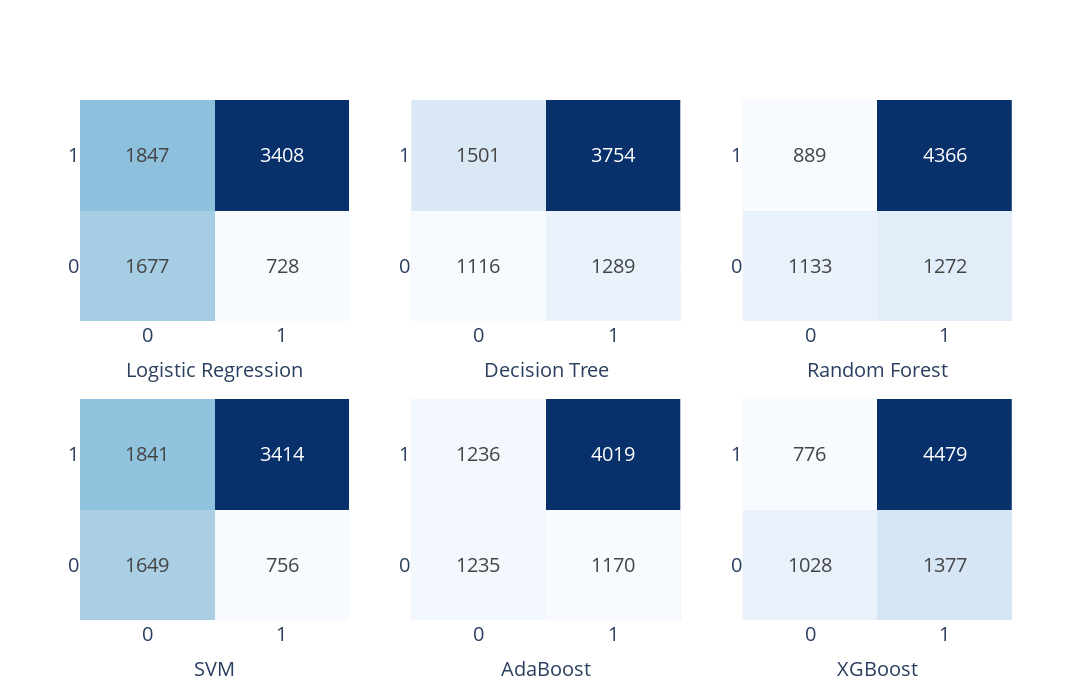

Notebook code cell kept with this figure:
### Code cell
fig = make_subplots(rows=2, cols=3)

fig.add_trace(
    go.Heatmap(
        z=lr_cm, 
        x=['0', '1'], 
        y=['0', '1'], 
        colorscale='Blues',
        text=lr_cm,
        texttemplate="%{text}",
        textfont=dict(size=20),
        showscale=False,
    ),
    row=1, col=1
)

fig.add_trace(
    go.Heatmap(
        z=dt_cm, 
        x=['0', '1'], 
        y=['0', '1'], 
        colorscale='Blues',
        text=dt_cm,
        texttemplate="%{text}",
        textfont=dict(size=20),
        showscale=False,
    ),
    row=1, col=2
)


fig.add_trace(
    go.Heatmap(
        z=rf_cm, 
        x=['0', '1'], 
        y=['0', '1'], 
        colorscale='Blues',
        text=rf_cm,
        texttemplate="%{text}",
        textfont=dict(size=20),
        showscale=False,
    ),
    row=1, col=3
)

fig.add_trace(
    go.Heatmap(
        z=svm_cm, 
        x=['0', '1'], 
        y=['0', '1'], 
        colorscale='Blues',
        text=svm_cm,
        texttemplate="%{text}",
        textfont=dict(size=20),
        showscale=False
    ),
    row=2, col=1
)

fig.add_trace(
    go.Heatmap(
        z=ada_cm, 
        x=['0', '1'], 
        y=['0', '1'], 
        colorscale='Blues',
        text=ada_cm,
        texttemplate="%{text}",
        textfont=dict(size=20),
        showscale=False
    ),
    row=2, col=2
)

fig.add_trace(
    go.Heatmap(
        z=xgbc_cm, 
        x=['0', '1'], 
        y=['0', '1'], 
        colorscale='Blues',
        text=xgbc_cm,
        texttemplate="%{text}",
        textfont=dict(size=20),
        showscale=False
    ),
    row=2, col=3
)

fig.update_xaxes(title_text="Logistic Regression", row=1, col=1)
fig.update_xaxes(title_text="Decision Tree", row=1, col=2)
fig.update_xaxes(title_text="Random Forest", row=1, col=3)
fig.update_xaxes(title_text="SVM", row=2, col=1)
fig.update_xaxes(title_text="AdaBoost", row=2, col=2)
fig.update_xaxes(title_text="XGBoost", row=2, col=3)
for row in range(1, 3):
    for col in range(1, 4):
        fig.update_xaxes(tickfont=dict(size=20), row=row, col=col)
        fig.update_yaxes(tickfont=dict(size=20), row=row, col=col)
        fig.update_xaxes(title_font=dict(size=20), row=row, col=col)

fig.update_layout(
    width=1300, 
    height=700   
)

fig.write_image('data/images/oversampled_model_cm.png')
fig.show()

### Figure 1 — Plotly figure (JSON) as saved in the notebook; plotly's stock layout.template omitted (floating-point values rounded to 4 significant figures)
{"data": [{"colorscale": [[0, "rgb(247,251,255)"], [0.125, "rgb(222,235,247)"], [0.25, "rgb(198,219,239)"], [0.375, "rgb(158,202,225)"], [0.5, "rgb(107,174,214)"], [0.625, "rgb(66,146,198)"], [0.75, "rgb(33,113,181)"], [0.875, "rgb(8,81,156)"], [1, "rgb(8,48,107)"]], "showscale": false, "text": [[1677, 728], [1847, 3408]], "textfont": {"size": 20}, "texttemplate": "%{text}", "type": "heatmap", "x": ["0", "1"], "xaxis": "x", "y": ["0", "1"], "yaxis": "y", "z": [[1677, 728], [1847, 3408]]}, {"colorscale": [[0, "rgb(247,251,255)"], [0.125, "rgb(222,235,247)"], [0.25, "rgb(198,219,239)"], [0.375, "rgb(158,202,225)"], [0.5, "rgb(107,174,214)"], [0.625, "rgb(66,146,198)"], [0.75, "rgb(33,113,181)"], [0.875, "rgb(8,81,156)"], [1, "rgb(8,48,107)"]], "showscale": false, "text": [[1116, 1289], [1501, 3754]], "textfont": {"size": 20}, "texttemplate": "%{text}", "type": "heatmap", "x": ["0", "1"], "xaxis": "x2", "y": ["0", "1"], "yaxis": "y2", "z": [[1116, 1289], [1501, 3754]]}, {"colorscale": [[0, "rgb(247,251,255)"], [0.125, "rgb(222,235,247)"], [0.25, "rgb(198,219,239)"], [0.375, "rgb(158,202,225)"], [0.5, "rgb(107,174,214)"], [0.625, "rgb(66,146,198)"], [0.75, "rgb(33,113,181)"], [0.875, "rgb(8,81,156)"], [1, "rgb(8,48,107)"]], "showscale": false, "text": [[1133, 1272], [889, 4366]], "textfont": {"size": 20}, "texttemplate": "%{text}", "type": "heatmap", "x": ["0", "1"], "xaxis": "x3", "y": ["0", "1"], "yaxis": "y3", "z": [[1133, 1272], [889, 4366]]}, {"colorscale": [[0, "rgb(247,251,255)"], [0.125, "rgb(222,235,247)"], [0.25, "rgb(198,219,239)"], [0.375, "rgb(158,202,225)"], [0.5, "rgb(107,174,214)"], [0.625, "rgb(66,146,198)"], [0.75, "rgb(33,113,181)"], [0.875, "rgb(8,81,156)"], [1, "rgb(8,48,107)"]], "showscale": false, "text": [[1649, 756], [1841, 3414]], "textfont": {"size": 20}, "texttemplate": "%{text}", "type": "heatmap", "x": ["0", "1"], "xaxis": "x4", "y": ["0", "1"], "yaxis": "y4", "z": [[1649, 756], [1841, 3414]]}, {"colorscale": [[0, "rgb(247,251,255)"], [0.125, "rgb(222,235,247)"], [0.25, "rgb(198,219,239)"], [0.375, "rgb(158,202,225)"], [0.5, "rgb(107,174,214)"], [0.625, "rgb(66,146,198)"], [0.75, "rgb(33,113,181)"], [0.875, "rgb(8,81,156)"], [1, "rgb(8,48,107)"]], "showscale": false, "text": [[1235, 1170], [1236, 4019]], "textfont": {"size": 20}, "texttemplate": "%{text}", "type": "heatmap", "x": ["0", "1"], "xaxis": "x5", "y": ["0", "1"], "yaxis": "y5", "z": [[1235, 1170], [1236, 4019]]}, {"colorscale": [[0, "rgb(247,251,255)"], [0.125, "rgb(222,235,247)"], [0.25, "rgb(198,219,239)"], [0.375, "rgb(158,202,225)"], [0.5, "rgb(107,174,214)"], [0.625, "rgb(66,146,198)"], [0.75, "rgb(33,113,181)"], [0.875, "rgb(8,81,156)"], [1, "rgb(8,48,107)"]], "showscale": false, "text": [[1028, 1377], [776, 4479]], "textfont": {"size": 20}, "texttemplate": "%{text}", "type": "heatmap", "x": ["0", "1"], "xaxis": "x6", "y": ["0", "1"], "yaxis": "y6", "z": [[1028, 1377], [776, 4479]]}], "layout": {"height": 700, "width": 1300, "xaxis": {"anchor": "y", "autorange": true, "domain": [0, 0.2889], "range": [-0.5, 1.5], "tickfont": {"size": 20}, "title": {"font": {"size": 20}, "text": "Logistic Regression"}, "type": "category"}, "xaxis2": {"anchor": "y2", "autorange": true, "domain": [0.3556, 0.6444], "range": [-0.5, 1.5], "tickfont": {"size": 20}, "title": {"font": {"size": 20}, "text": "Decision Tree"}, "type": "category"}, "xaxis3": {"anchor": "y3", "autorange": true, "domain": [0.7111, 1], "range": [-0.5, 1.5], "tickfont": {"size": 20}, "title": {"font": {"size": 20}, "text": "Random Forest"}, "type": "category"}, "xaxis4": {"anchor": "y4", "autorange": true, "domain": [0, 0.2889], "range": [-0.5, 1.5], "tickfont": {"size": 20}, "title": {"font": {"size": 20}, "text": "SVM"}, "type": "category"}, "xaxis5": {"anchor": "y5", "autorange": true, "domain": [0.3556, 0.6444], "range": [-0.5, 1.5], "tickfont": {"size": 20}, "title": {"font": {"size": 20}, "text": "AdaBoost"}, "type": "category"}, "xaxis6": {"anchor": "y6", "autorange": true, "domain": [0.7111, 1], "range": [-0.5, 1.5], "tickfont": {"size": 20}, "title": {"font": {"size": 20}, "text": "XGBoost"}, "type": "category"}, "yaxis": {"anchor": "x", "autorange": true, "domain": [0.575, 1], "range": [-0.5, 1.5], "tickfont": {"size": 20}, "type": "category"}, "yaxis2": {"anchor": "x2", "autorange": true, "domain": [0.575, 1], "range": [-0.5, 1.5], "tickfont": {"size": 20}, "type": "category"}, "yaxis3": {"anchor": "x3", "autorange": true, "domain": [0.575, 1], "range": [-0.5, 1.5], "tickfont": {"size": 20}, "type": "category"}, "yaxis4": {"anchor": "x4", "autorange": true, "domain": [0, 0.425], "range": [-0.5, 1.5], "tickfont": {"size": 20}, "type": "category"}, "yaxis5": {"anchor": "x5", "autorange": true, "domain": [0, 0.425], "range": [-0.5, 1.5], "tickfont": {"size": 20}, "type": "category"}, "yaxis6": {"anchor": "x6", "autorange": true, "domain": [0, 0.425], "range": [-0.5, 1.5], "tickfont": {"size": 20}, "type": "category"}}}
